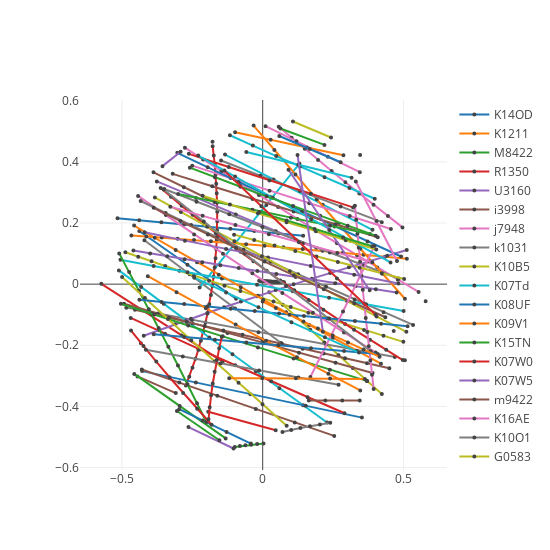

The code cell stored with this chart in its notebook:
### Code cell
plotRascals(rascals_df, colorByObject=True)

### Figure 1 — Plotly figure (JSON) as saved in the notebook; plotly's stock layout.template omitted (floating-point values rounded to 4 significant figures)
{"data": [{"marker": {"line": {"width": 2}, "size": 2}, "mode": "lines+markers", "name": "K14OD", "type": "scatter", "uid": "a65e40", "x": [0.1437, 0.05612, -0.03001, -0.1147, -0.1978, -0.2795, -0.3597, -0.4384, -0.5156], "y": [0.158, 0.1659, 0.1736, 0.181, 0.1883, 0.1954, 0.2023, 0.209, 0.2155]}, {"marker": {"line": {"width": 2}, "size": 2}, "mode": "lines+markers", "name": "K1211", "type": "scatter", "uid": "38512c", "x": [0.5785], "y": [-0.05624]}, {"marker": {"line": {"width": 2}, "size": 2}, "mode": "lines+markers", "name": "M8422", "type": "scatter", "uid": "f38083", "x": [0.003011, -0.01956, -0.04107, -0.06154, -0.08097, -0.09936], "y": [-0.5209, -0.5229, -0.525, -0.5273, -0.5298, -0.5323]}, {"marker": {"line": {"width": 2}, "size": 2}, "mode": "lines+markers", "name": "R1350", "type": "scatter", "uid": "369ece", "x": [-0.142, -0.2872, -0.4309, -0.5728], "y": [-0.2535, -0.1683, -0.08341, 0.001074]}, {"marker": {"line": {"width": 2}, "size": 2}, "mode": "lines+markers", "name": "U3160", "type": "scatter", "uid": "a3b6c3", "x": [-0.01256, -0.008938, -0.005342, -0.001772, 0.001771, 0.005288, 0.008778, 0.01224, 0.01568, 0.01909, 0.02247, 0.02583, 0.02917, 0.03247, 0.03575, 0.03901, 0.04224, 0.04544, 0.04862, 0.05177, 0.0549, 0.05801, 0.06109, 0.06414, 0.06717, 0.07018, 0.07316, 0.07612], "y": [0.01119, 0.01089, 0.01061, 0.01034, 0.01007, 0.009818, 0.009572, 0.009337, 0.00911, 0.008894, 0.008686, 0.008488, 0.008299, 0.00812, 0.007949, 0.007788, 0.007636, 0.007493, 0.007358, 0.007233, 0.007117, 0.007009, 0.00691, 0.006819, 0.006737, 0.006664, 0.006599, 0.006542]}, {"marker": {"line": {"width": 2}, "size": 2}, "mode": "lines+markers", "name": "i3998", "type": "scatter", "uid": "a5c537", "x": [-0.1707, -0.2797, -0.3877], "y": [0.2687, 0.3173, 0.3658]}, {"marker": {"line": {"width": 2}, "size": 2}, "mode": "lines+markers", "name": "j7948", "type": "scatter", "uid": "4ab3aa", "x": [0.4963, 0.4445, 0.3934, 0.3431, 0.2935, 0.2447, 0.1966, 0.1492, 0.1027, 0.05686], "y": [0.1857, 0.2228, 0.2598, 0.2966, 0.3334, 0.37, 0.4065, 0.4428, 0.479, 0.5151]}, {"marker": {"line": {"width": 2}, "size": 2}, "mode": "lines+markers", "name": "k1031", "type": "scatter", "uid": "242ea2", "x": [0.06533, -0.09793, -0.2597, -0.42], "y": [-0.1927, -0.08005, 0.03206, 0.1436]}, {"marker": {"line": {"width": 2}, "size": 2}, "mode": "lines+markers", "name": "K10B5", "type": "scatter", "uid": "5dac0c", "x": [0.02297, 0.07105, 0.1197, 0.1689, 0.2187, 0.269, 0.3198, 0.3712, 0.423], "y": [-0.02657, -0.0672, -0.1081, -0.1492, -0.1907, -0.2324, -0.2743, -0.3165, -0.359]}, {"marker": {"line": {"width": 2}, "size": 2}, "mode": "lines+markers", "name": "K07Td", "type": "scatter", "uid": "27bae9", "x": [-0.224, -0.1051, 0.01316, 0.1307], "y": [-0.0106, 0.1241, 0.259, 0.3942]}, {"marker": {"line": {"width": 2}, "size": 2}, "mode": "lines+markers", "name": "K08UF", "type": "scatter", "uid": "8aea33", "x": [-0.09462, -0.2671, -0.438], "y": [-0.0479, 0.06332, 0.174]}, {"marker": {"line": {"width": 2}, "size": 2}, "mode": "lines+markers", "name": "K09V1", "type": "scatter", "uid": "3b58ba", "x": [-0.4325], "y": [-0.1931]}, {"marker": {"line": {"width": 2}, "size": 2}, "mode": "lines+markers", "name": "K15TN", "type": "scatter", "uid": "6a0fc9", "x": [0.2194, 0.06292], "y": [0.4556, 0.5092]}, {"marker": {"line": {"width": 2}, "size": 2}, "mode": "lines+markers", "name": "K07W0", "type": "scatter", "uid": "fb1255", "x": [-0.2728, -0.2606, -0.2492, -0.2386, -0.2286, -0.2194, -0.2109, -0.2031, -0.196, -0.1895, -0.1838, -0.1787, -0.1743, -0.1705, -0.1674, -0.165, -0.1631, -0.1619, -0.1614, -0.1614, -0.162, -0.1632, -0.165, -0.1673, -0.1702, -0.1737, -0.1777], "y": [-0.3318, -0.3026, -0.2732, -0.2438, -0.2144, -0.1848, -0.1551, -0.1254, -0.09564, -0.06578, -0.03584, -0.005842, 0.02423, 0.05437, 0.08457, 0.1148, 0.1452, 0.1755, 0.206, 0.2365, 0.2671, 0.2977, 0.3283, 0.359, 0.3898, 0.4206, 0.4515]}, {"marker": {"line": {"width": 2}, "size": 2}, "mode": "lines+markers", "name": "K07W5", "type": "scatter", "uid": "680e5f", "x": [0.1906, 0.04668, -0.09571, -0.2366, -0.3759], "y": [0.1184, 0.1732, 0.2278, 0.2821, 0.3361]}, {"marker": {"line": {"width": 2}, "size": 2}, "mode": "lines+markers", "name": "m9422", "type": "scatter", "uid": "6c6b11", "x": [-0.3085, -0.4445], "y": [-0.3562, -0.3017]}, {"marker": {"line": {"width": 2}, "size": 2}, "mode": "lines+markers", "name": "K16AE", "type": "scatter", "uid": "417cf5", "x": [0.5535, 0.4798, 0.4069, 0.3348, 0.2636, 0.1931, 0.1235, 0.05469, -0.01323, -0.08029, -0.1465, -0.2118, -0.2761], "y": [-0.02538, 0.01464, 0.05455, 0.09434, 0.134, 0.1735, 0.2129, 0.2522, 0.2914, 0.3304, 0.3692, 0.408, 0.4465]}, {"marker": {"line": {"width": 2}, "size": 2}, "mode": "lines+markers", "name": "K10O1", "type": "scatter", "uid": "defc24", "x": [0.4692, 0.2253, -0.01497, -0.2515, -0.4844], "y": [-0.2385, -0.1977, -0.1571, -0.1168, -0.07681]}, {"marker": {"line": {"width": 2}, "size": 2}, "mode": "lines+markers", "name": "G0583", "type": "scatter", "uid": "a1de87", "x": [0.4995, 0.4289, 0.3598, 0.2924, 0.2265, 0.1622, 0.09949, 0.03835, -0.02121, -0.07921, -0.1357, -0.1905, -0.2439, -0.2957, -0.3459, -0.3946, -0.4418, -0.4875], "y": [-0.1888, -0.169, -0.1496, -0.1305, -0.1117, -0.09317, -0.07496, -0.05705, -0.03945, -0.02217, -0.005205, 0.01144, 0.02777, 0.04377, 0.05944, 0.07478, 0.08979, 0.1045]}, {"marker": {"line": {"width": 2}, "size": 2}, "mode": "lines+markers", "name": "U8965", "type": "scatter", "uid": "8f5f8a", "x": [0.2286, 0.1436, 0.05927, -0.02434, -0.1072, -0.1894, -0.2709, -0.3515, -0.4314, -0.5106], "y": [-0.4524, -0.3964, -0.3407, -0.285, -0.2296, -0.1743, -0.1192, -0.06429, -0.009551, 0.04501]}, {"marker": {"line": {"width": 2}, "size": 2}, "mode": "lines+markers", "name": "b7035", "type": "scatter", "uid": "414184", "x": [0.3523, 0.1528, -0.04374, -0.2373, -0.428], "y": [-0.4366, -0.3981, -0.3599, -0.3221, -0.2845]}, {"marker": {"line": {"width": 2}, "size": 2}, "mode": "lines+markers", "name": "X5652", "type": "scatter", "uid": "720df6", "x": [0.5119, 0.4344, 0.3587, 0.2847, 0.2125, 0.1421, 0.0734, 0.006458, -0.05873, -0.1222, -0.1839, -0.2438, -0.302, -0.3585, -0.4132, -0.4662], "y": [0.08296, 0.08981, 0.09642, 0.1028, 0.1089, 0.1148, 0.1204, 0.1257, 0.1308, 0.1356, 0.1402, 0.1445, 0.1485, 0.1523, 0.1558, 0.159]}, {"marker": {"line": {"width": 2}, "size": 2}, "mode": "lines+markers", "name": "K10B9", "type": "scatter", "uid": "a3ae11", "x": [-0.1314, -0.2946, -0.4561], "y": [-0.5045, -0.3989, -0.2937]}, {"marker": {"line": {"width": 2}, "size": 2}, "mode": "lines+markers", "name": "c2203", "type": "scatter", "uid": "d4fc7c", "x": [0.2906, 0.1593, 0.02993, -0.09759, -0.2232, -0.3469, -0.4686], "y": [-0.4224, -0.3697, -0.3174, -0.2653, -0.2134, -0.1619, -0.1106]}, {"marker": {"line": {"width": 2}, "size": 2}, "mode": "lines+markers", "name": "K12N0", "type": "scatter", "uid": "03b05e", "x": [-0.1035, -0.2636], "y": [-0.5376, -0.4676]}, {"marker": {"line": {"width": 2}, "size": 2}, "mode": "lines+markers", "name": "T8540", "type": "scatter", "uid": "80dd9f", "x": [0.2539, 0.1139, -0.0245, -0.1611, -0.296, -0.4291], "y": [-0.4964, -0.4524, -0.4087, -0.3652, -0.322, -0.279]}, {"marker": {"line": {"width": 2}, "size": 2}, "mode": "lines+markers", "name": "83960", "type": "scatter", "uid": "52e856", "x": [0.4009, 0.2886, 0.1783, 0.06989, -0.03652, -0.141, -0.2434, -0.3439, -0.4424], "y": [-0.2238, -0.1584, -0.09342, -0.0288, 0.03544, 0.0993, 0.1628, 0.2259, 0.2886]}, {"marker": {"line": {"width": 2}, "size": 2}, "mode": "lines+markers", "name": "H4163", "type": "scatter", "uid": "0a442c", "x": [0.4829, 0.3599, 0.2382, 0.1179, -0.001048, -0.1186, -0.2349, -0.3497], "y": [0.01866, 0.06103, 0.1032, 0.1452, 0.187, 0.2286, 0.2699, 0.3111]}, {"marker": {"line": {"width": 2}, "size": 2}, "mode": "lines+markers", "name": "O0261", "type": "scatter", "uid": "beddfb", "x": [0.2426, 0.1075], "y": [0.4797, 0.5321]}, {"marker": {"line": {"width": 2}, "size": 2}, "mode": "lines+markers", "name": "b5121", "type": "scatter", "uid": "d114df", "x": [0.3899, 0.2129, 0.03834, -0.1338], "y": [0.1776, 0.2601, 0.3422, 0.4237]}, {"marker": {"line": {"width": 2}, "size": 2}, "mode": "lines+markers", "name": "K12BD", "type": "scatter", "uid": "9b7163", "x": [0.346], "y": [0.4228]}, {"marker": {"line": {"width": 2}, "size": 2}, "mode": "lines+markers", "name": "K10KC", "type": "scatter", "uid": "09b70e", "x": [0.505, 0.4252, 0.3465, 0.2688, 0.192, 0.1162, 0.0415, -0.03223], "y": [-0.04775, 0.03404, 0.1155, 0.1968, 0.2777, 0.3584, 0.4387, 0.5188]}, {"marker": {"line": {"width": 2}, "size": 2}, "mode": "lines+markers", "name": "Q4925", "type": "scatter", "uid": "e3d75e", "x": [-0.3045, -0.1537], "y": [-0.415, -0.5105]}, {"marker": {"line": {"width": 2}, "size": 2}, "mode": "lines+markers", "name": "f6286", "type": "scatter", "uid": "4939b1", "x": [0.04621, -0.1934], "y": [-0.4781, -0.4172]}, {"marker": {"line": {"width": 2}, "size": 2}, "mode": "lines+markers", "name": "K16CR", "type": "scatter", "uid": "ad4c23", "x": [0.5114, 0.442, 0.3736, 0.3062, 0.2397, 0.1743, 0.1099, 0.04648, -0.01587, -0.07718, -0.1374, -0.1966, -0.2547, -0.3117, -0.3676, -0.4225], "y": [0.1118, 0.09301, 0.07424, 0.05549, 0.03675, 0.01802, -0.0006937, -0.0194, -0.0381, -0.05679, -0.07547, -0.09416, -0.1128, -0.1315, -0.1502, -0.1689]}, {"marker": {"line": {"width": 2}, "size": 2}, "mode": "lines+markers", "name": "00015", "type": "scatter", "uid": "3fda73", "x": [0.3901, 0.2587, 0.129, 0.001149, -0.125, -0.2492, -0.3717, -0.4923], "y": [-0.2904, -0.2574, -0.2246, -0.192, -0.1597, -0.1275, -0.09562, -0.06393]}, {"marker": {"line": {"width": 2}, "size": 2}, "mode": "lines+markers", "name": "Y0574", "type": "scatter", "uid": "35f8f3", "x": [0.4552, 0.309, 0.1654, 0.02432, -0.1142, -0.2501], "y": [0.1804, 0.2226, 0.2644, 0.3059, 0.347, 0.3877]}, {"marker": {"line": {"width": 2}, "size": 2}, "mode": "lines+markers", "name": "d6597", "type": "scatter", "uid": "f05516", "x": [0.5338, 0.4291, 0.3262, 0.225, 0.1256, 0.02795, -0.06789, -0.1619, -0.2542, -0.3446, -0.4333], "y": [-0.1334, -0.09152, -0.04992, -0.008624, 0.03238, 0.07308, 0.1135, 0.1536, 0.1933, 0.2328, 0.272]}, {"marker": {"line": {"width": 2}, "size": 2}, "mode": "lines+markers", "name": "K14G1", "type": "scatter", "uid": "b6dc64", "x": [0.5051], "y": [-0.2489]}, {"marker": {"line": {"width": 2}, "size": 2}, "mode": "lines+markers", "name": "K02Q8", "type": "scatter", "uid": "090725", "x": [0.5004, 0.367, 0.2358, 0.1068, -0.02006, -0.1447, -0.267, -0.3872, -0.5051], "y": [-0.08765, -0.06597, -0.04451, -0.02326, -0.002244, 0.01855, 0.03911, 0.05944, 0.07953]}, {"marker": {"line": {"width": 2}, "size": 2}, "mode": "lines+markers", "name": "U5244", "type": "scatter", "uid": "21dffd", "x": [-0.04192, -0.1283, -0.2132, -0.2966], "y": [-0.5216, -0.4838, -0.4463, -0.4091]}, {"marker": {"line": {"width": 2}, "size": 2}, "mode": "lines+markers", "name": "K10L7", "type": "scatter", "uid": "3b352e", "x": [0.42, 0.3338, 0.2489, 0.1653, 0.08299, 0.001973, -0.07773, -0.1561, -0.2332, -0.309, -0.3834, -0.4565], "y": [-0.26, -0.2177, -0.1757, -0.1339, -0.0923, -0.05098, -0.009907, 0.03091, 0.07147, 0.1118, 0.1518, 0.1916]}, {"marker": {"line": {"width": 2}, "size": 2}, "mode": "lines+markers", "name": "K10M6", "type": "scatter", "uid": "eaea64", "x": [-0.5094, -0.4741, -0.439, -0.4041, -0.3694, -0.335, -0.3008, -0.2668, -0.2332, -0.1998], "y": [0.1006, 0.03973, -0.02127, -0.08236, -0.1435, -0.2048, -0.2662, -0.3276, -0.3892, -0.4508]}, {"marker": {"line": {"width": 2}, "size": 2}, "mode": "lines+markers", "name": "j4769", "type": "scatter", "uid": "e89f80", "x": [0.4974, 0.4383, 0.3806, 0.3242, 0.2692, 0.2155, 0.1631, 0.1121, 0.06236, 0.01397, -0.0331, -0.07884, -0.1233, -0.1664, -0.2082, -0.2487, -0.2878, -0.3257, -0.3623], "y": [-0.2483, -0.2149, -0.1818, -0.1488, -0.1161, -0.0837, -0.05151, -0.01957, 0.01212, 0.04355, 0.07473, 0.1057, 0.1363, 0.1667, 0.1968, 0.2267, 0.2563, 0.2856, 0.3146]}, {"marker": {"line": {"width": 2}, "size": 2}, "mode": "lines+markers", "name": "K06R2", "type": "scatter", "uid": "a3ac81", "x": [0.4819, 0.3248, 0.1704, 0.01883, -0.13, -0.276, -0.4192], "y": [0.002289, 0.03091, 0.05923, 0.08724, 0.115, 0.1424, 0.1694]}, {"marker": {"line": {"width": 2}, "size": 2}, "mode": "lines+markers", "name": "54892", "type": "scatter", "uid": "ed14ec", "x": [0.4497, 0.3702, 0.2924, 0.2162, 0.1417, 0.06889, -0.002251, -0.07172, -0.1395, -0.2056, -0.2701, -0.3329, -0.394, -0.4534], "y": [-0.2748, -0.2584, -0.2423, -0.2265, -0.2109, -0.1956, -0.1806, -0.1659, -0.1515, -0.1373, -0.1234, -0.1099, -0.09658, -0.08361]}, {"marker": {"line": {"width": 2}, "size": 2}, "mode": "lines+markers", "name": "31361", "type": "scatter", "uid": "a81414", "x": [0.3449, 0.2314, 0.1198, 0.01013], "y": [0.3664, 0.4169, 0.4671, 0.5169]}, {"marker": {"line": {"width": 2}, "size": 2}, "mode": "lines+markers", "name": "j2941", "type": "scatter", "uid": "524520", "x": [0.4228, 0.2767, 0.1329, -0.008604, -0.1478], "y": [0.2028, 0.2538, 0.3043, 0.3545, 0.4043]}, {"marker": {"line": {"width": 2}, "size": 2}, "mode": "lines+markers", "name": "P6213", "type": "scatter", "uid": "b6bb87", "x": [0.5102, 0.4043, 0.3, 0.1974, 0.09644, -0.002809, -0.1004, -0.1962, -0.2903, -0.3827], "y": [-0.156, -0.1059, -0.05614, -0.00667, 0.04251, 0.09138, 0.14, 0.1882, 0.2362, 0.2838]}, {"marker": {"line": {"width": 2}, "size": 2}, "mode": "lines+markers", "name": "H5449", "type": "scatter", "uid": "69d8d9", "x": [0.3978, 0.3079, 0.2196, 0.133, 0.04818, -0.03496, -0.1164], "y": [0.2794, 0.3147, 0.3498, 0.3846, 0.419, 0.4532, 0.487]}, {"marker": {"line": {"width": 2}, "size": 2}, "mode": "lines+markers", "name": "71288", "type": "scatter", "uid": "a24f27", "x": [0.4912, 0.3722, 0.255, 0.1397, 0.02616, -0.0855, -0.1953, -0.3032], "y": [0.0904, 0.1398, 0.1889, 0.2377, 0.2862, 0.3343, 0.3821, 0.4296]}, {"marker": {"line": {"width": 2}, "size": 2}, "mode": "lines+markers", "name": "02302", "type": "scatter", "uid": "a9aa6b", "x": [0.2867, 0.1565, 0.02821, -0.09802], "y": [0.4219, 0.4471, 0.4721, 0.4969]}, {"marker": {"line": {"width": 2}, "size": 2}, "mode": "lines+markers", "name": "79873", "type": "scatter", "uid": "ad5cb0", "x": [0.3691, 0.2384, 0.1097, -0.01705, -0.1417, -0.2644, -0.385, -0.5035], "y": [-0.3164, -0.2796, -0.2431, -0.2068, -0.1708, -0.1351, -0.09961, -0.06442]}, {"marker": {"line": {"width": 2}, "size": 2}, "mode": "lines+markers", "name": "E0572", "type": "scatter", "uid": "4f1438", "x": [-0.1814, -0.2327, -0.2825, -0.3309, -0.3778, -0.4234, -0.4675], "y": [-0.4599, -0.4078, -0.356, -0.3046, -0.2534, -0.2025, -0.1519]}, {"marker": {"line": {"width": 2}, "size": 2}, "mode": "lines+markers", "name": "K10A5", "type": "scatter", "uid": "4e0b0b", "x": [0.4754, 0.4017, 0.329, 0.2573, 0.1867, 0.1171, 0.04861, -0.01881, -0.08513, -0.1503, -0.2144, -0.2773, -0.3391, -0.3997, -0.4591], "y": [-0.02699, -0.01692, -0.006876, 0.003127, 0.01309, 0.02301, 0.03288, 0.0427, 0.05247, 0.06219, 0.07184, 0.08143, 0.09094, 0.1004, 0.1098]}, {"marker": {"line": {"width": 2}, "size": 2}, "mode": "lines+markers", "name": "K16A5", "type": "scatter", "uid": "5a3d7a", "x": [0.4085, 0.2578, 0.1096, -0.03598, -0.179, -0.3195], "y": [0.1534, 0.1956, 0.2374, 0.2789, 0.3201, 0.3608]}, {"marker": {"line": {"width": 2}, "size": 2}, "mode": "lines+markers", "name": "K13AG", "type": "scatter", "uid": "8727fb", "x": [0.3939, 0.388, 0.3823, 0.3766, 0.3711, 0.3658, 0.3605, 0.3554, 0.3505, 0.3456, 0.3409, 0.3363, 0.3319, 0.3275], "y": [-0.3428, -0.2962, -0.2497, -0.2033, -0.1569, -0.1106, -0.06446, -0.01837, 0.02763, 0.07353, 0.1193, 0.1651, 0.2107, 0.2562]}, {"marker": {"line": {"width": 2}, "size": 2}, "mode": "lines+markers", "name": "K15T2", "type": "scatter", "uid": "f0d2ee", "x": [0.3839, 0.2322, 0.08277, -0.06435, -0.2092, -0.3516], "y": [-0.2197, -0.1126, -0.006015, 0.0999, 0.2052, 0.3098]}, {"marker": {"line": {"width": 2}, "size": 2}, "mode": "lines+markers", "name": "K11S6", "type": "scatter", "uid": "1c0818", "x": [0.08516, -0.0006408, -0.0857, -0.17, -0.2535, -0.3363, -0.4182, -0.4992], "y": [-0.4632, -0.3929, -0.3229, -0.2531, -0.1836, -0.1143, -0.04529, 0.02346]}, {"marker": {"line": {"width": 2}, "size": 2}, "mode": "lines+markers", "name": "K10BB", "type": "scatter", "uid": "5cd91f", "x": [0.3156, 0.1268, -0.05816], "y": [0.3483, 0.3906, 0.4325]}, {"marker": {"line": {"width": 2}, "size": 2}, "mode": "lines+markers", "name": "D5749", "type": "scatter", "uid": "e28d2d", "x": [0.5145, 0.4202, 0.3274, 0.2362, 0.1464, 0.05827, -0.02835, -0.1134, -0.1969, -0.2788, -0.3591, -0.4377], "y": [-0.1381, -0.1294, -0.1209, -0.1124, -0.1042, -0.09609, -0.08815, -0.08036, -0.07275, -0.0653, -0.05803, -0.05094]}, {"marker": {"line": {"width": 2}, "size": 2}, "mode": "lines+markers", "name": "f9351", "type": "scatter", "uid": "a2ebf9", "x": [0.3465, 0.2331, 0.1216, 0.01188, -0.09591, -0.2018, -0.3058, -0.4078], "y": [-0.3475, -0.2932, -0.2392, -0.1855, -0.1321, -0.07901, -0.02626, 0.02617]}, {"marker": {"line": {"width": 2}, "size": 2}, "mode": "lines+markers", "name": "Y0600", "type": "scatter", "uid": "e5b79c", "x": [0.3813, 0.2392, 0.1, -0.03631, -0.1697, -0.3002], "y": [0.1637, 0.1907, 0.2173, 0.2436, 0.2696, 0.2952]}, {"marker": {"line": {"width": 2}, "size": 2}, "mode": "lines+markers", "name": "k4195", "type": "scatter", "uid": "9bc394", "x": [0.3211, 0.171, 0.02371, -0.1207, -0.2622], "y": [0.251, 0.2954, 0.3394, 0.383, 0.4262]}, {"marker": {"line": {"width": 2}, "size": 2}, "mode": "lines+markers", "name": "K13AH", "type": "scatter", "uid": "780d18", "x": [-0.3558, -0.2914], "y": [0.3861, 0.4334]}, {"marker": {"line": {"width": 2}, "size": 2}, "mode": "lines+markers", "name": "K16A7", "type": "scatter", "uid": "9f8490", "x": [0.4356, 0.3252, 0.2169, 0.1108, 0.006813, -0.09497, -0.1946, -0.292, -0.3872], "y": [-0.1083, -0.06223, -0.01656, 0.02875, 0.0737, 0.1183, 0.1625, 0.2064, 0.2498]}, {"marker": {"line": {"width": 2}, "size": 2}, "mode": "lines+markers", "name": "K13T0", "type": "scatter", "uid": "7e2c03", "x": [0.1693, 0.2852, 0.3968], "y": [-0.3035, -0.08962, 0.1248]}, {"marker": {"line": {"width": 2}, "size": 2}, "mode": "lines+markers", "name": "G5677", "type": "scatter", "uid": "50c35f", "x": [0.2695, 0.1269, -0.01286, -0.1497, -0.2837, -0.4148], "y": [-0.3292, -0.3057, -0.2825, -0.2596, -0.2369, -0.2145]}, {"marker": {"line": {"width": 2}, "size": 2}, "mode": "lines+markers", "name": "78287", "type": "scatter", "uid": "7e9f0b", "x": [0.5023, 0.4226, 0.3441, 0.2668, 0.1907, 0.1158, 0.04207, -0.03039, -0.1016], "y": [0.01664, 0.03526, 0.05377, 0.07215, 0.09039, 0.1085, 0.1265, 0.1443, 0.162]}, {"marker": {"line": {"width": 2}, "size": 2}, "mode": "lines+markers", "name": "X2434", "type": "scatter", "uid": "802b10", "x": [0.4539, 0.3116, 0.1722, 0.03565, -0.09804, -0.2289], "y": [0.07102, 0.142, 0.2125, 0.2824, 0.3518, 0.4206]}, {"marker": {"line": {"width": 2}, "size": 2}, "mode": "lines+markers", "name": "K16B8", "type": "scatter", "uid": "87d2a7", "x": [0.4084, 0.2889, 0.1713, 0.0557, -0.05796, -0.1696, -0.2792, -0.3868], "y": [-0.2283, -0.2188, -0.2094, -0.2001, -0.1909, -0.1817, -0.1727, -0.1637]}, {"marker": {"line": {"width": 2}, "size": 2}, "mode": "lines+markers", "name": "K05N4", "type": "scatter", "uid": "c2b21a", "x": [0.4151, 0.3582, 0.3027, 0.2486, 0.196, 0.1448, 0.09503, 0.04667, -0.0002623], "y": [-0.2376, -0.2141, -0.1908, -0.1678, -0.145, -0.1225, -0.1003, -0.07837, -0.05671]}, {"marker": {"line": {"width": 2}, "size": 2}, "mode": "lines+markers", "name": "T8026", "type": "scatter", "uid": "3c520b", "x": [0.4012, 0.3017, 0.2039, 0.1079, 0.0136, -0.07895, -0.1697, -0.2587], "y": [0.1586, 0.1911, 0.2234, 0.2555, 0.2873, 0.3188, 0.3501, 0.3811]}, {"marker": {"line": {"width": 2}, "size": 2}, "mode": "lines+markers", "name": "78343", "type": "scatter", "uid": "46897f", "x": [-0.1923, -0.1883, -0.1833, -0.1774, -0.1706, -0.163, -0.1545, -0.1452], "y": [-0.442, -0.4028, -0.3637, -0.3249, -0.2864, -0.2481, -0.21, -0.1722]}, {"marker": {"line": {"width": 2}, "size": 2}, "mode": "lines+markers", "name": "K15Bq", "type": "scatter", "uid": "cf560b", "x": [0.09156, 0.2364, 0.3798], "y": [0.3742, 0.1775, -0.01994]}, {"marker": {"line": {"width": 2}, "size": 2}, "mode": "lines+markers", "name": "K14F0", "type": "scatter", "uid": "b39e50", "x": [-0.1781], "y": [0.4656]}, {"marker": {"line": {"width": 2}, "size": 2}, "mode": "lines+markers", "name": "m4406", "type": "scatter", "uid": "202e9d", "x": [0.3893, 0.265, 0.1425, 0.02192, -0.09669, -0.2133, -0.328], "y": [0.0715, 0.1023, 0.1329, 0.1633, 0.1934, 0.2234, 0.2531]}, {"marker": {"line": {"width": 2}, "size": 2}, "mode": "lines+markers", "name": "K13Q0", "type": "scatter", "uid": "61edbd", "x": [0.24, 0.2031, 0.1678, 0.1338, 0.1013, 0.07018], "y": [-0.4533, -0.4588, -0.4646, -0.4707, -0.477, -0.4837]}, {"marker": {"line": {"width": 2}, "size": 2}, "mode": "lines+markers", "name": "K10J0", "type": "scatter", "uid": "01c6e7", "x": [0.4031, 0.2947, 0.1885, 0.08463, -0.01698, -0.1163, -0.2133], "y": [0.1132, 0.1435, 0.1734, 0.2029, 0.232, 0.2607, 0.2891]}, {"marker": {"line": {"width": 2}, "size": 2}, "mode": "lines+markers", "name": "h8012", "type": "scatter", "uid": "74fea2", "x": [0.3418, 0.2209, 0.102, -0.01498, -0.13, -0.243], "y": [-0.2237, -0.1741, -0.1248, -0.07578, -0.02712, 0.0212]}, {"marker": {"line": {"width": 2}, "size": 2}, "mode": "lines+markers", "name": "K11S2", "type": "scatter", "uid": "7efe87", "x": [0.2768, 0.1669, 0.05893], "y": [0.3988, 0.4419, 0.4847]}, {"marker": {"line": {"width": 2}, "size": 2}, "mode": "lines+markers", "name": "F4347", "type": "scatter", "uid": "ba0085", "x": [0.3629, 0.2393, 0.1178, -0.001638, -0.119], "y": [-0.31, -0.3086, -0.3078, -0.3076, -0.308]}, {"marker": {"line": {"width": 2}, "size": 2}, "mode": "lines+markers", "name": "D2692", "type": "scatter", "uid": "c099fd", "x": [0.3889, 0.2855, 0.1842, 0.0851, -0.01192], "y": [0.1241, 0.1525, 0.1806, 0.2083, 0.2357]}, {"marker": {"line": {"width": 2}, "size": 2}, "mode": "lines+markers", "name": "K07V8", "type": "scatter", "uid": "e58783", "x": [0.4009, 0.2638, 0.1286, -0.004618, -0.1359], "y": [-0.1003, 0.01864, 0.1369, 0.2545, 0.3714]}, {"marker": {"line": {"width": 2}, "size": 2}, "mode": "lines+markers", "name": "K13B7", "type": "scatter", "uid": "fb7e58", "x": [0.1237, 0.2137], "y": [0.4229, -0.1555]}, {"marker": {"line": {"width": 2}, "size": 2}, "mode": "lines+markers", "name": "K16CJ", "type": "scatter", "uid": "002b2e", "x": [0.3446, 0.2827, 0.2223, 0.1635], "y": [-0.3805, -0.3805, -0.3806, -0.381]}, {"marker": {"line": {"width": 2}, "size": 2}, "mode": "lines+markers", "name": "K15O8", "type": "scatter", "uid": "bb6e15", "x": [0.3306, 0.404, 0.4768], "y": [0.3359, 0.2063, 0.07602]}, {"marker": {"line": {"width": 2}, "size": 2}, "mode": "lines+markers", "name": "m4401", "type": "scatter", "uid": "f3b685", "x": [0.4652], "y": [-0.1534]}], "layout": {"autosize": false, "height": 550, "scene": {"aspectratio": {"x": 1, "y": 1}, "xaxis": {"title": "Theta_X [deg]"}, "yaxis": {"title": "Theta_Y [deg]"}}, "title": "", "width": 550, "xaxis": {"autorange": true, "range": [-0.6488, 0.6545], "type": "linear"}, "yaxis": {"autorange": true, "range": [-0.6079, 0.6024], "type": "linear"}}}
